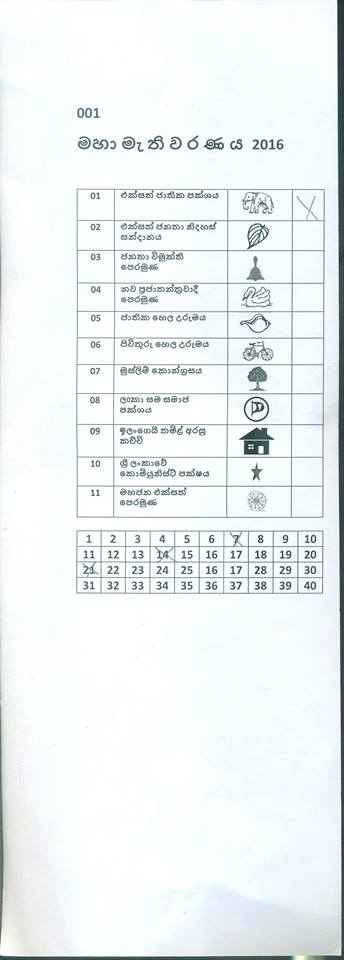
%> input picture test.jpg, 344 x 960 px
$ octave --eval "HoughTransformVisualization(imread('test.jpg'));"   (GNU Octave 9; MATLAB toolbox functions it lacks are replaced by stand-ins)
%> lines starting %> are read from the running program, lines starting %| are printed output that depends on the picture; in (x1, y1, x2, y2) boxes, pixels count from 0 and x2, y2 are one past the last pixel; in counts of white or black regions, pixels touching at a corner belong together; the program's own positions count from 1
### OptimalThresholdedImage.m
function [binaryimage] =  OptimalThresholdedImage(RGBimage)
    if size(RGBimage,3)== 3
        Igray = rgb2gray(RGBimage);
        filterdI = Igray;%medfilt2(Igray);
    else
        filterdI = RGBimage;%medfilt2(RGBimage);
    end

    % streching will fail the thresholding
    %imadjust(RGBimage0, stretchlim(RGBimage0));
    %RGBimage(:,:,1));
    level = graythresh(filterdI);
%> level = 0.733
    % Don't use median localization for large images
    T = adaptthresh(filterdI,level,'ForegroundPolarity','bright','Statistic','mean');
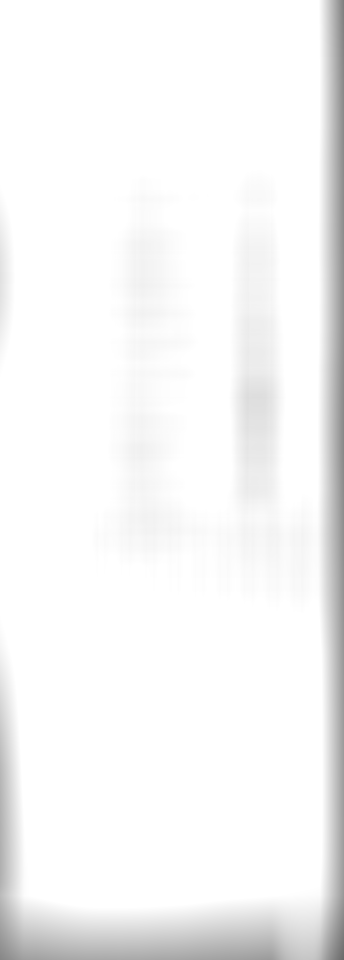
%> T: size 960x344 double; min 0.418, max 1, mean 0.967
    binaryimage = imbinarize(filterdI, T);
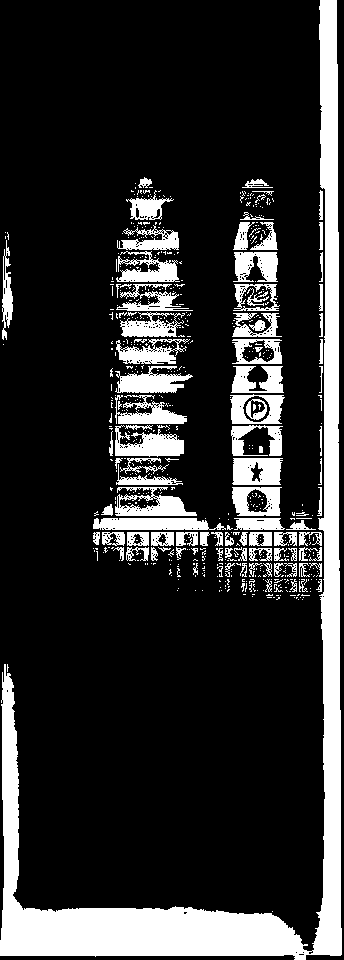
%> binaryimage: size 960x344 logical; 18.5% white; 591 white regions (492 under 20 px), largest, box (x1, y1, x2, y2) and area: (0, 0, 342, 960) 32930, (93, 518, 226, 530) 1345, (115, 425, 184, 457) 1284

    % [6 lines of commented-out code are left out]
end

### HoughTransformVisualization.m
function [] = HoughTransformVisualization(RGBImage)
adapt = OptimalThresholdedImage(RGBImage);
cannyseg = edge(adapt,'canny');
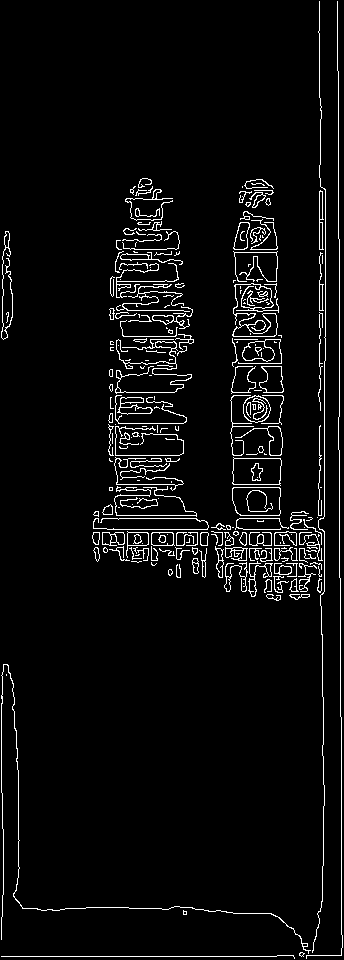
%> cannyseg: size 960x344 logical; 4.5% white in thin lines or dots
[H, theta, rho] = hough(cannyseg);
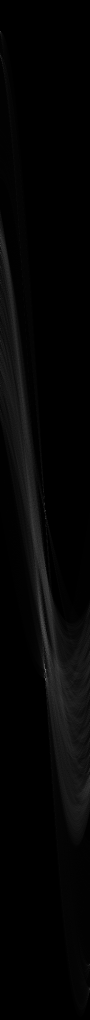
%> H: size 2039x180 double (shown at 1/2 size); min 0, max 360, mean 7.3; drawn with min black and max white
%> theta = 180 values from -90 to 89; rho = 2039 values from -1019 to 1019
% Find the peak pt in the Hough transform
peak = houghpeaks(H,100);
%> peak = [1339 91; 64 1; 1361 91]
%> `HoughTransformVisualization(imread('test.jpg'));`:
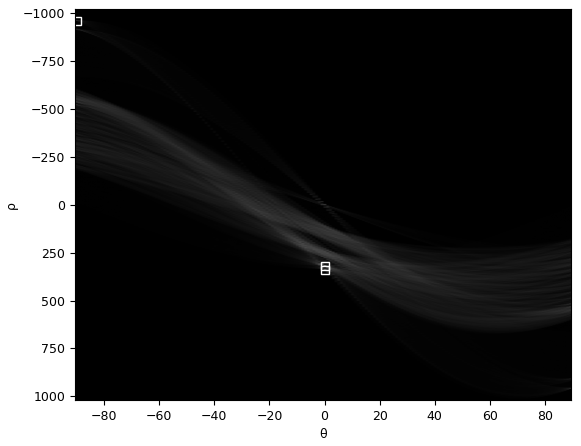
%> figure redrawn from the program's plot data
%% Visualization
figure;imshow(H,[],'XData',theta,'YData',rho,'InitialMagnification','fit');
xlabel('\theta'), ylabel('\rho');
axis on, axis normal, hold on;
plot(theta(peak(:,2)),rho(peak(:,1)),'s','color','white');

end
